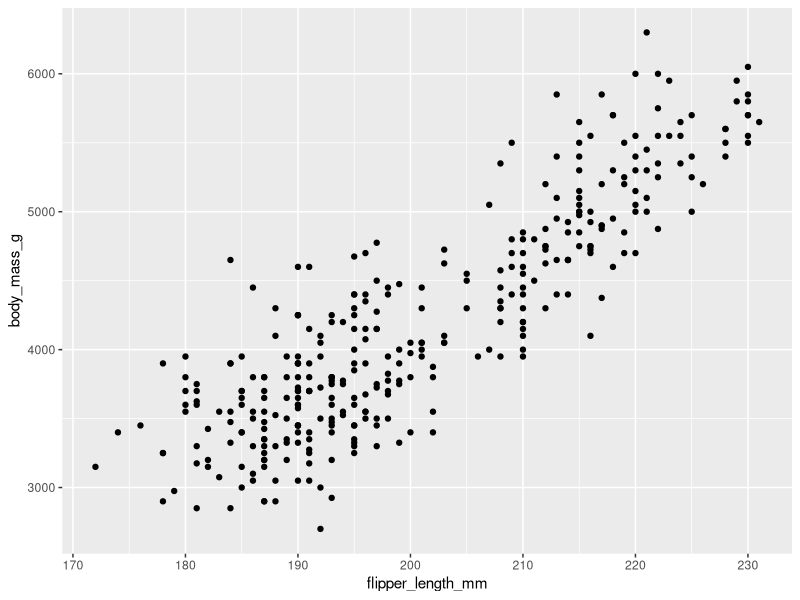
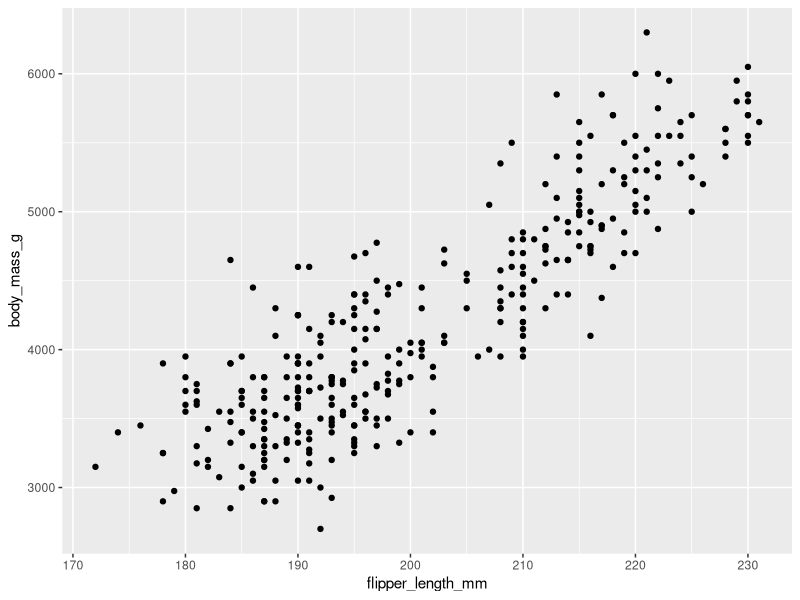
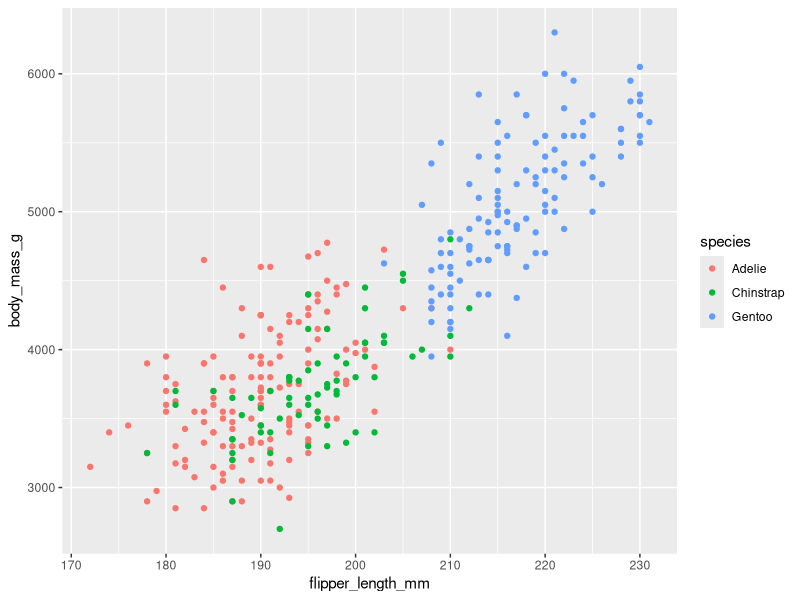

The R source for these figures, in order:
# _______________________________________________________
#
# Data Analysis with R Programming
# Google Data Analysis Professional Certificate
#
# by Rosana Santos
# April 26th
#
# Data visualization with ggplot
#
# _______________________________________________________


install.packages("tidyverse")
library(ggplot2)
# The penguins dataset contains size measurements for three penguin
# species (Adelie, Chinstrap, and Gentoo) that live on the Palmer
# Archipelago in Antarctica. There are variables such as body mass,
# flipper length, and bill length.


install.packages("palmerpenguins")
library(palmerpenguins)


# data()
# Loads specified data sets, or list the available data sets.
data(penguins)


# View()
# Invoke a spreadsheet-style data viewer on a matrix-like R object.
View(penguins)


# ggplot()
# Analyzing the relationship between body mass and flipper
# length in the three penguin species. 
# The first argument of the ggplot() function is the dataset to use in the plot. 
# Then, you add a “+” symbol to add a new layer to your plot.
# geom_point function creates a scatter plot of points.
ggplot(data = penguins) +
  geom_point(mapping = aes(x = flipper_length_mm, y = body_mass_g))


# the above code can be written in another way
ggplot(data = penguins, mapping = aes(x = flipper_length_mm, y = body_mass_g)) +
  geom_point()


# A third view but now showing each specie with a different color
ggplot (data=penguins,
        aes(x=flipper_length_mm,y=body_mass_g))+geom_point(aes(color=species))


# Data Visualization with ggplot2 Cheat Sheet is a quick
# reference guide # and can de accessed at the following link
# https://www.rstudio.com/wp-content/uploads/2015/03/ggplot2-cheatsheet.pdf


